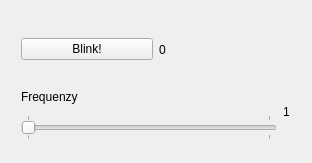
<?xml version="1.0" encoding="UTF-8"?>
<ui version="4.0">
 <class>Gui</class>
 <widget class="QWidget" name="Gui">
  <property name="geometry">
   <rect>
    <x>0</x>
    <y>0</y>
    <width>312</width>
    <height>163</height>
   </rect>
  </property>
  <property name="windowTitle">
   <string>Gui</string>
  </property>
  <widget class="QWidget" name="layoutWidget">
   <property name="geometry">
    <rect>
     <x>10</x>
     <y>10</y>
     <width>291</width>
     <height>141</height>
    </rect>
   </property>
   <layout class="QVBoxLayout" name="verticalLayout_2">
    <item>
     <layout class="QHBoxLayout" name="horizontalLayout">
      <item>
       <widget class="QPushButton" name="startButton">
        <property name="text">
         <string>Blink!</string>
        </property>
       </widget>
      </item>
      <item>
       <widget class="QLabel" name="blinklabel">
        <property name="text">
         <string>0</string>
        </property>
       </widget>
      </item>
     </layout>
    </item>
    <item>
     <layout class="QHBoxLayout" name="horizontalLayout_2">
      <item>
       <layout class="QVBoxLayout" name="verticalLayout">
        <item>
         <widget class="QLabel" name="freqlabel">
          <property name="text">
           <string>Frequenzy</string>
          </property>
         </widget>
        </item>
        <item>
         <widget class="QSlider" name="horizontalSlider">
          <property name="minimum">
           <number>1</number>
          </property>
          <property name="maximum">
           <number>10</number>
          </property>
          <property name="orientation">
           <enum>Qt::Horizontal</enum>
          </property>
          <property name="tickPosition">
           <enum>QSlider::TicksBothSides</enum>
          </property>
         </widget>
        </item>
       </layout>
      </item>
      <item>
       <widget class="QLabel" name="label">
        <property name="text">
         <string>1</string>
        </property>
       </widget>
      </item>
     </layout>
    </item>
   </layout>
  </widget>
 </widget>
 <layoutdefault spacing="6" margin="11"/>
 <resources/>
 <connections>
  <connection>
   <sender>horizontalSlider</sender>
   <signal>valueChanged(int)</signal>
   <receiver>label</receiver>
   <slot>setNum(int)</slot>
   <hints>
    <hint type="sourcelabel">
     <x>182</x>
     <y>190</y>
    </hint>
    <hint type="destinationlabel">
     <x>354</x>
     <y>180</y>
    </hint>
   </hints>
  </connection>
 </connections>
</ui>
